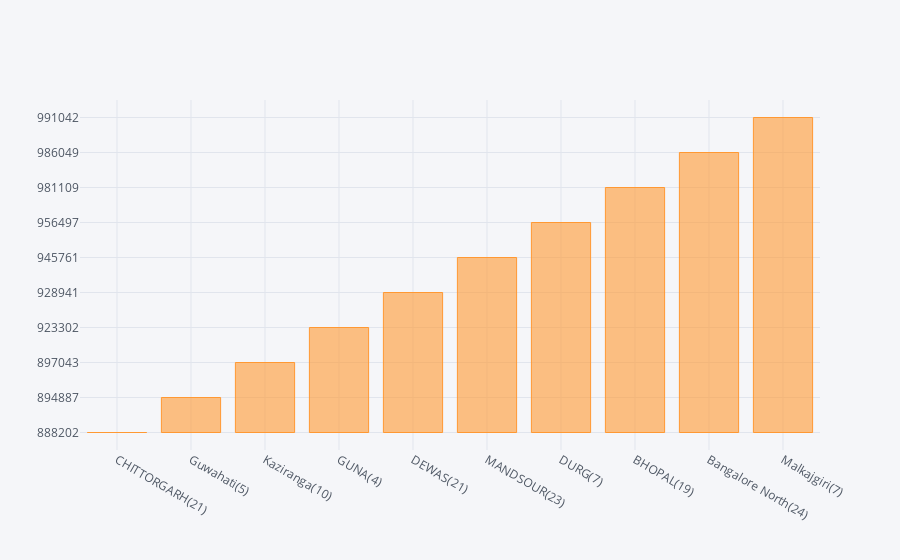

Write notebook code for a chart like this one.
### Markdown cell above
This shows the number of candidates in each constituency. We can see that Bhadohi has the highest number of candidates

### Code cell
data1=bjp.sort_values('Total Votes').tail(10)
data1.iplot(kind='bar',y='Total Votes',x='Parliament Constituency')

### Figure 1 — Plotly figure (JSON) as saved in the notebook; plotly's stock layout.template omitted (floating-point values rounded to 4 significant figures)
{"data": [{"marker": {"color": "rgba(255, 153, 51, 0.6)", "line": {"color": "rgba(255, 153, 51, 1.0)", "width": 1}}, "name": "Total Votes", "orientation": "v", "text": "", "type": "bar", "x": ["CHITTORGARH(21)", "Guwahati(5)", "Kaziranga(10)", "GUNA(4)", "DEWAS(21)", "MANDSOUR(23)", "DURG(7)", "BHOPAL(19)", "Bangalore North(24)", "Malkajgiri(7)"], "y": ["888202", "894887", "897043", "923302", "928941", "945761", "956497", "981109", "986049", "991042"]}], "layout": {"legend": {"bgcolor": "#F5F6F9", "font": {"color": "#4D5663"}}, "paper_bgcolor": "#F5F6F9", "plot_bgcolor": "#F5F6F9", "title": {"font": {"color": "#4D5663"}}, "xaxis": {"gridcolor": "#E1E5ED", "showgrid": true, "tickfont": {"color": "#4D5663"}, "title": {"font": {"color": "#4D5663"}, "text": ""}, "zerolinecolor": "#E1E5ED"}, "yaxis": {"gridcolor": "#E1E5ED", "showgrid": true, "tickfont": {"color": "#4D5663"}, "title": {"font": {"color": "#4D5663"}, "text": ""}, "zerolinecolor": "#E1E5ED"}}}
